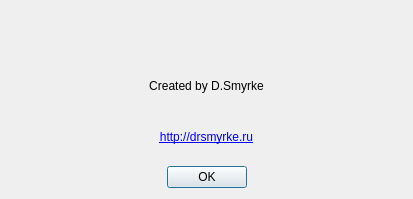
<?xml version="1.0" encoding="UTF-8"?>
<ui version="4.0">
 <class>AboutDialog</class>
 <widget class="QDialog" name="AboutDialog">
  <property name="geometry">
   <rect>
    <x>0</x>
    <y>0</y>
    <width>413</width>
    <height>199</height>
   </rect>
  </property>
  <property name="windowTitle">
   <string>About</string>
  </property>
  <layout class="QVBoxLayout" name="verticalLayout">
   <item>
    <widget class="QLabel" name="label">
     <property name="text">
      <string/>
     </property>
     <property name="pixmap">
      <pixmap resource="resources.qrc">:/images/logo.png</pixmap>
     </property>
     <property name="alignment">
      <set>Qt::AlignCenter</set>
     </property>
    </widget>
   </item>
   <item>
    <widget class="QLabel" name="label_2">
     <property name="text">
      <string>Created by D.Smyrke</string>
     </property>
     <property name="alignment">
      <set>Qt::AlignCenter</set>
     </property>
    </widget>
   </item>
   <item>
    <widget class="QLabel" name="label_3">
     <property name="text">
      <string>&lt;a href=&quot;http://drsmyrke.ru&quot;&gt;http://drsmyrke.ru&lt;/a&gt;</string>
     </property>
     <property name="alignment">
      <set>Qt::AlignCenter</set>
     </property>
     <property name="openExternalLinks">
      <bool>true</bool>
     </property>
    </widget>
   </item>
   <item>
    <widget class="QDialogButtonBox" name="buttonBox">
     <property name="orientation">
      <enum>Qt::Horizontal</enum>
     </property>
     <property name="standardButtons">
      <set>QDialogButtonBox::Ok</set>
     </property>
     <property name="centerButtons">
      <bool>true</bool>
     </property>
    </widget>
   </item>
  </layout>
 </widget>
 <resources>
  <include location="resources.qrc"/>
 </resources>
 <connections>
  <connection>
   <sender>buttonBox</sender>
   <signal>accepted()</signal>
   <receiver>AboutDialog</receiver>
   <slot>accept()</slot>
   <hints>
    <hint type="sourcelabel">
     <x>248</x>
     <y>254</y>
    </hint>
    <hint type="destinationlabel">
     <x>157</x>
     <y>274</y>
    </hint>
   </hints>
  </connection>
  <connection>
   <sender>buttonBox</sender>
   <signal>rejected()</signal>
   <receiver>AboutDialog</receiver>
   <slot>reject()</slot>
   <hints>
    <hint type="sourcelabel">
     <x>316</x>
     <y>260</y>
    </hint>
    <hint type="destinationlabel">
     <x>286</x>
     <y>274</y>
    </hint>
   </hints>
  </connection>
 </connections>
</ui>
